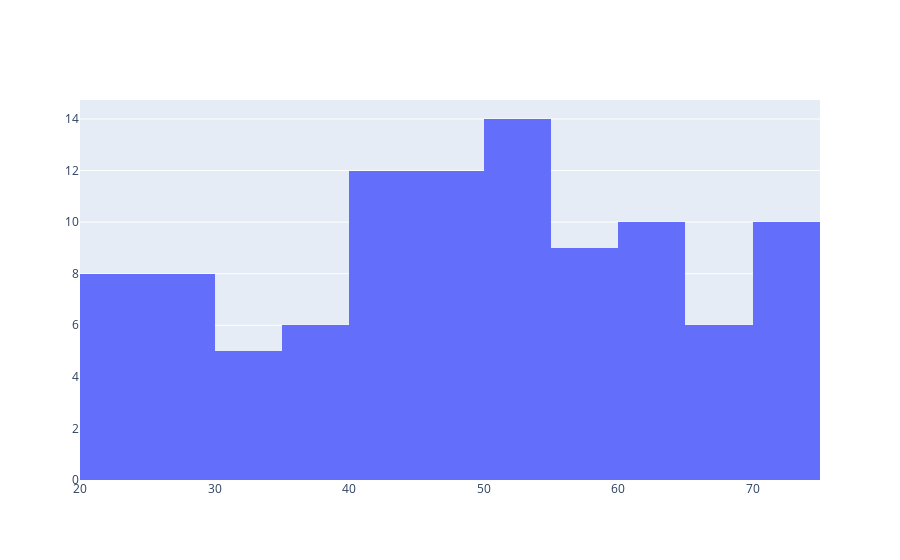

The notebook cell this image was saved under:
### Code cell
trace = go.Histogram(x = age)

data = [trace]

# iplot({"data":data}) # old way of doing things in Jupyter Notebook!
pio.show({"data": data})
